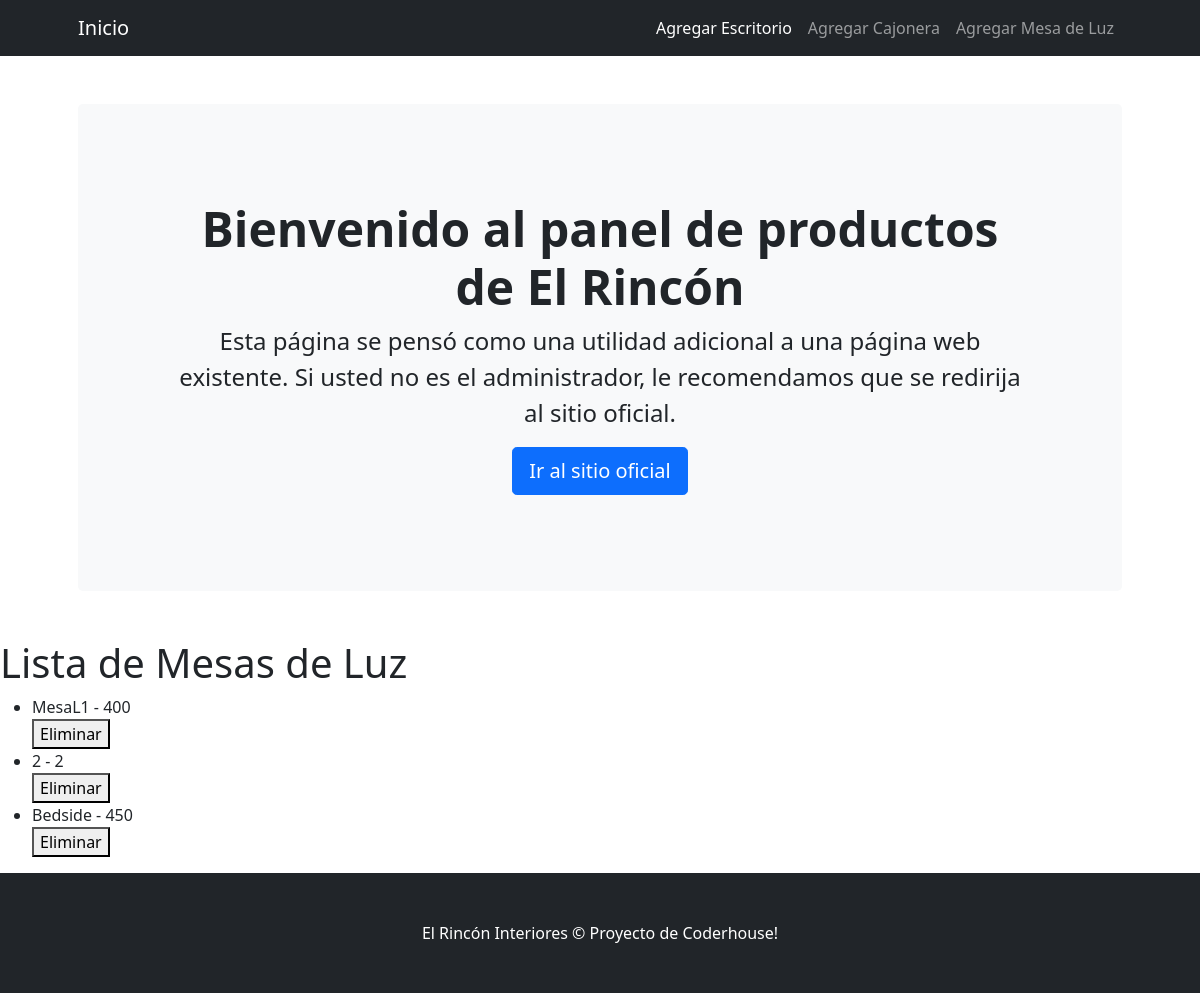
Page /MostrarMesaluz/ on the earlier database version.
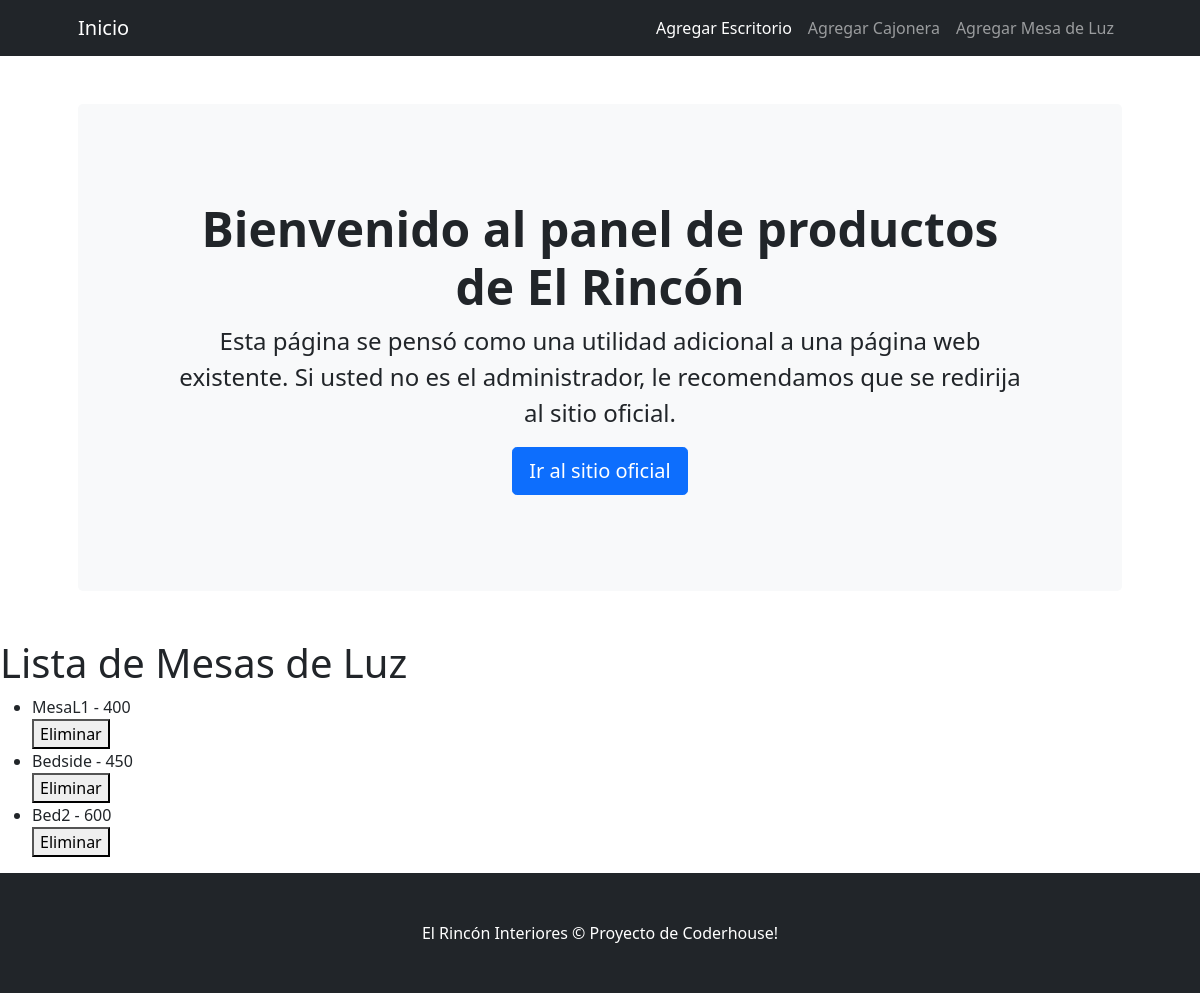
Same page on the later database version.
### AppPlayground/models.py (models this page shows)
class Mesaluz(models.Model):
    modelo=models.CharField(max_length=50)
    medida=models.IntegerField()
    stock=models.IntegerField()
    def __str__(self):
            return f'{self.modelo} - {self.medida}'

### AppPlayground/views.py (the view)
# urls.py: path('MostrarMesaluz/', mostrarMesaluz, name="MostrarMesaluz"),
def mostrarMesaluz(request):
    mesas = Mesaluz.objects.all()
    return render(request, "AppPlayground/MostrarMesaluz.html", {"mesas": mesas})

### AppPlayground/templates/AppPlayground/MostrarMesaluz.html
{% extends 'AppPlayground/Padre.html' %}
{% load static %}
{% block Cambiante %}
    <h1>Lista de Mesas de Luz</h1>
    <ul>
        {% for mesa in mesas %}
            <li>
                {{mesa}}
            </li>
            <div>
                <form action="{% url 'EliminarMesaluz' mesa.id %}" method="POST">{% csrf_token %}
                    <button type="submit"> Eliminar </button>
                </form>
            </div>
        {% endfor %}
    </ul>
{% endblock Cambiante %}

Differences in the rows shown:
removed Mesaluz: modelo+medida "2 - 2"
added Mesaluz: modelo+medida "Bed2 - 600"
